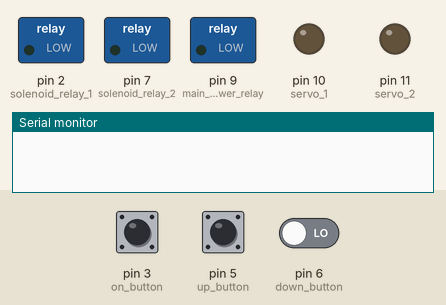
Bench run of a sketch on a simulated Arduino Uno, built with avr-gcc and run on an emulated ATmega328P. On the bench: switched loads named in the sketch (green lamp = pin HIGH), output pins drawn as LEDs (lit = HIGH), the last lines printed to the serial monitor. The inputs (shaded band) are chosen by the test bench; at power-on: pin 3 (on_button) LOW, pin 5 (up_button) LOW, pin 6 (down_button) LOW.

Above: at 1.2 s.
1.3 s: pin 3 (on_button) pulled HIGH for 0.15 s
At 2.2 s:
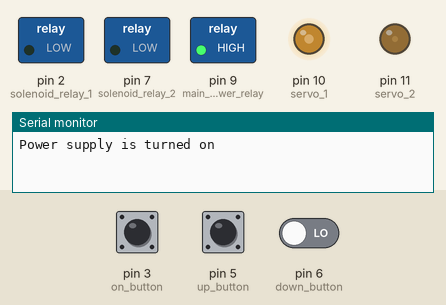
2.9 s: pin 5 (up_button) pulled HIGH for 1 s
At 5.7 s:
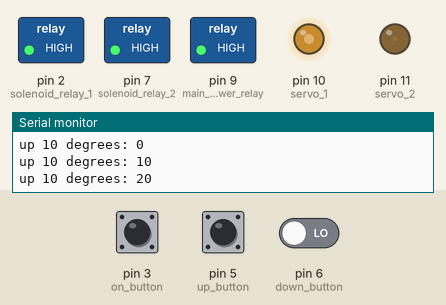
6.2 s: pin 3 (on_button) pulled HIGH for 1 s
At 6.5 s:
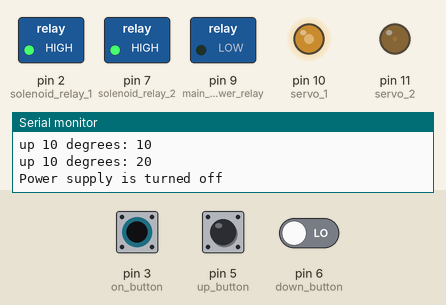
8.7 s: pin 3 (on_button) driven HIGH and pin 6 (down_button) driven HIGH
At 10.5 s:
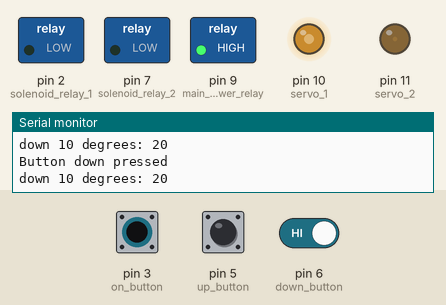
11.7 s: pin 5 (up_button) pulled HIGH for 3.2 s
At 15.9 s:
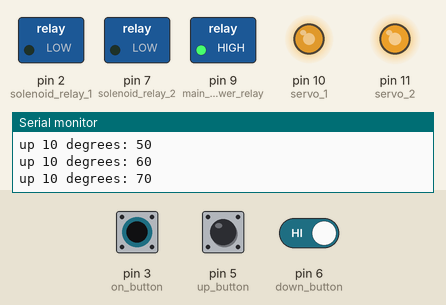
16.4 s: pin 6 (down_button) driven LOW
At 17.3 s:
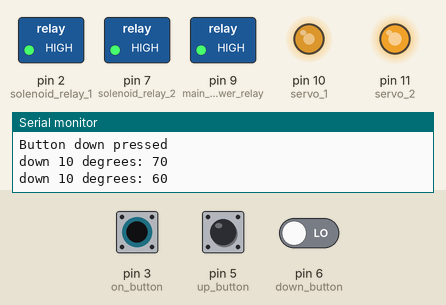
Timing chart, 0 to 19.4 s (numbered marks = the images above; inputs shaded):
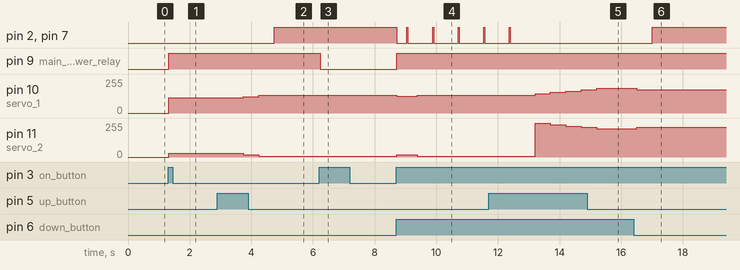

The sketch:

Overall_Functionality_Edited__1_.ino
```cpp
/* Buttons */
const int up_button = 5; //Normal Digital Pins
const int down_button = 6;
const int on_button = 3;

/* Relays */
const int main_power_relay = 9;
const int solenoid_relay_1 = 2;
const int solenoid_relay_2 = 7;

/* Servos */
const int servo_1 = 10; //PWM pins
const int servo_2 = 11;

/* Key variables */
int pwm1; // Variable that we send to the servos
int pwm2;
int deg; // The angular positions that we want servo to go to
int reverse_deg; // t

const int bottom_extreme = 15; //Extrema for device movement
const int top_extreme = 155;
#define gear_ratio 0.5294117647

#define extend1 digitalWrite(solenoid_relay_1, HIGH) //Defining the extension/retraction functions for both solenoids
#define retract1 digitalWrite(solenoid_relay_1, LOW)
#define extend2 digitalWrite(solenoid_relay_2, HIGH)
#define retract2 digitalWrite(solenoid_relay_2, LOW)

bool up_button_state;
bool down_button_state;
bool on_button_state;
bool lock;
bool device_on;

void setup() {

    Serial.begin(9600);
    pinMode(up_button, INPUT);
    pinMode(down_button, INPUT);
    pinMode(on_button, INPUT);

    pinMode(main_power_relay, OUTPUT);
    pinMode(solenoid_relay_1, OUTPUT);
    pinMode(solenoid_relay_2, OUTPUT);

    reverse_deg = 180-bottom_extreme;
    lock = LOW;
    device_on = LOW;

}

void loop() {

    main_power_control();

    device_movement_control();

 }

void main_power_control(){
   on_button_state = digitalRead(on_button);
   if (on_button_state == HIGH && lock == LOW) {  //Buttons start off LOW until they are pressed
      lock = HIGH;                                //Once button has been pressed, lock = HIGH, meaning that this "if" statement is executed once until on_button is pressed again
      delay(20);
      pwm1 = map(deg/gear_ratio, 0, 280, 116, 267);
      pwm2 = map(reverse_deg/gear_ratio, 0, 280, 116, 267);
      analogWrite(servo_1, pwm1); //New lines supposed to turn off the servos before we start moving them
      analogWrite(servo_2, pwm2);


      if (device_on == HIGH) {                    //If this loop is executed a second time, it means the on_button was hit again, at which point everything will be off
        Serial.println("Power supply is turned off");
        digitalWrite(main_power_relay, LOW);
        reset_procedure();
        extend1;
        extend2;
        device_on = LOW;
      }
      else {                                        //When the "if" statement is executed, runs through once, retracting the solenoids and enabling main power supply
        Serial.println("Power supply is turned on");
        digitalWrite(main_power_relay, HIGH);
        retract1;
        retract2;
        device_on = HIGH;
      }
   }
   if (on_button_state == LOW && lock == HIGH) { //When the on_button is pushed again, lock = HIGH from the first turning on function
      lock = LOW;
   }
}

void device_movement_control(){
   if (device_on == HIGH) {
       up_button_state = digitalRead(up_button);
       down_button_state = digitalRead(down_button);
       delay(30);

       if (up_button_state == HIGH) {
          retract1;                              //Retracting the solenoids in preparation for movement
          retract2;
          Serial.println("Button up pressed");
          delay(300);
          up_button_loop();
       }
       if (down_button_state == HIGH) {
          retract1;                               //Retracting the solenoids in preparation for movement
          retract2;
          delay(300);
          Serial.println("Button down pressed");
          down_button_loop();
       }
   }
}
void reset_procedure(){
    while (deg>15){
        pwm1 = map(deg/gear_ratio, 0, 280, 114, 267);
        pwm2 = map(reverse_deg/gear_ratio, 0, 280, 114, 267);
        analogWrite(servo_1, pwm1);
        analogWrite(servo_2, pwm2);
        deg = deg - 10;
        reverse_deg = reverse_deg + 10;
        delay(100);
    }
}

void up_button_loop() {
  while (up_button_state == HIGH && deg < top_extreme) {   //If the user keeps button pressed, the state will be LOW for that duration
    up_button_state = digitalRead(up_button);
    Serial.println("up 10 degrees: " + String(deg));
    pwm1 = map(deg/gear_ratio, 0, 280, 114, 267);
    pwm2 = map(reverse_deg/gear_ratio, 0, 280, 114, 267);
    analogWrite(servo_1, pwm1);
    analogWrite(servo_2, pwm2);
    deg = deg + 10;
    reverse_deg = reverse_deg - 10;
    delay(500);
  }
  extend1;                                  //Extend the solenoids once the movement concludes
  extend2;
  deg = deg - 10;
  reverse_deg = reverse_deg + 10;
}
void down_button_loop() {
  while (down_button_state == HIGH && deg > bottom_extreme) {
    down_button_state = digitalRead(down_button);
    Serial.println("down 10 degrees: " + String(deg));
    pwm1 = map(deg/gear_ratio, 0, 280, 114, 267);
    pwm2 = map(reverse_deg/gear_ratio, 0, 280, 114, 267);
    analogWrite(servo_1, pwm1);
    analogWrite(servo_2, pwm2);
    deg = deg - 10;
    reverse_deg = reverse_deg + 10;
    delay(500);
  }
  extend1;                                //Extend the solenoids once the movement concludes
  extend2;
  deg = deg + 10;
  reverse_deg = reverse_deg - 10;
}
```

Measured:
- after the input at 1.3 s, pin 9 (main_power_relay): LOW → HIGH at once; pin 10 (servo_1): 0/255 → 116/255 at once; pin 11 (servo_2): 0/255 → 27/255 at once
- after the input at 2.9 s, pin 2 (solenoid_relay_1), pin 7 (solenoid_relay_2): LOW → HIGH after 1.8 s; pin 10 (servo_1): 116/255 → 114/255 after 0.34 s, → 123/255 0.50 s later, → 134/255 0.50 s later; pin 11 (servo_2): 27/255 → 17/255 after 0.84 s, → 7/255 0.50 s later
- after the input at 6.2 s, pin 9 (main_power_relay): HIGH → LOW at once
- after the input at 8.7 s, pin 2 (solenoid_relay_1), pin 7 (solenoid_relay_2): HIGH → LOW at once, then repeats every 0.83 s: HIGH 0.03 s, LOW 0.80 s; pin 9 (main_power_relay): LOW → HIGH at once; pin 10 (servo_1): 134/255 → 125/255 at once, → 134/255 0.66 s later; pin 11 (servo_2): 7/255 → 17/255 at once, → 7/255 0.66 s later
- after the input at 11.7 s, pin 2 (solenoid_relay_1), pin 7 (solenoid_relay_2): goes on until 12.4 s, then stays LOW; pin 10 (servo_1): moves from 134/255 to 186/255 over 2.0 s, starting after 1.5 s; pin 11 (servo_2): 7/255 → 252/255 after 1.5 s, → 242/255 0.50 s later, → 232/255 0.50 s later, → 222/255 0.50 s later, … (5 changes in this stretch)
- after the input at 16.4 s, pin 10 (servo_1): goes on until 16.5 s, then stays 175/255; pin 11 (servo_2): goes on until 16.5 s, then stays 222/255
